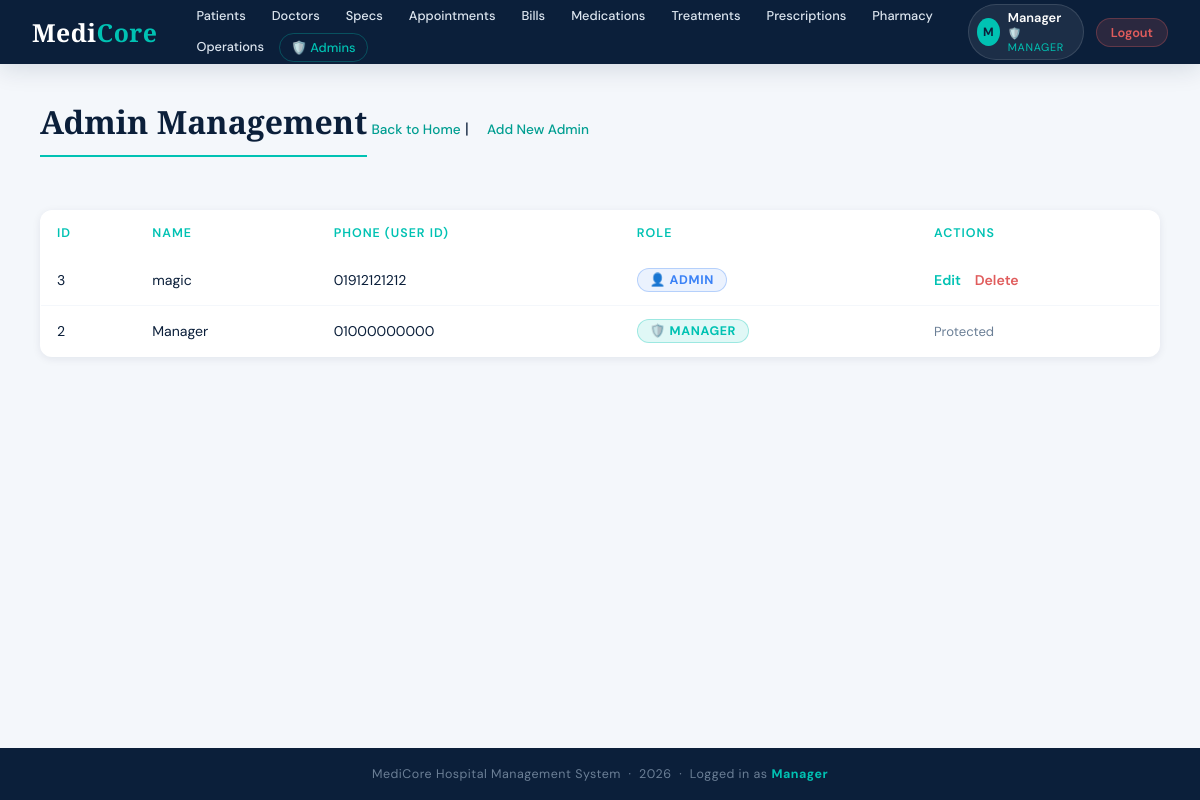
Before: /hospital-system/admins/list.php (signed in) with the older database file.
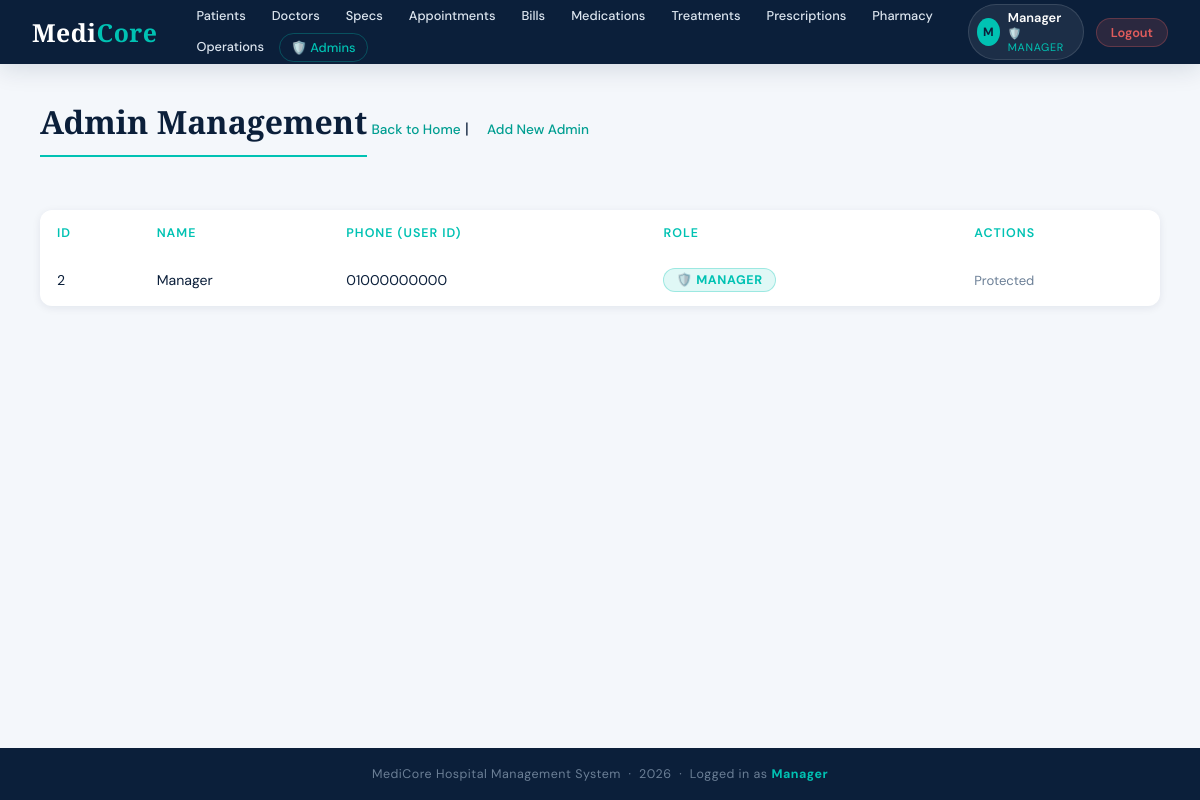
After: the same page with the newer database file.
### tables this page shows
CREATE TABLE `users` (
  `id` int(11) NOT NULL,
  `name` varchar(100) DEFAULT NULL,
  `phone` varchar(20) NOT NULL,
  `password` varchar(255) NOT NULL,
  `role` enum('manager','admin') NOT NULL DEFAULT 'admin'
);

### hospital-system/admins/list.php (the view, shortened to what this page needs)
<?php
include('../config/db.php');
include('../includes/header.php');
?>
<h2>Admin Management</h2>
<a href="../index.php">Back to Home</a> | <a href="add.php">Add New Admin</a>
<br><br>
<table border="1" cellpadding="10">
    <tr>
        <th>ID</th>
        <th>Name</th>
        <th>Phone (User ID)</th>
        <th>Role</th>
        <th>Actions</th>
    </tr>
    <?php
    $result = $conn->query("SELECT * FROM users ORDER BY role DESC, name ASC");
    while ($row = $result->fetch_assoc()):
        $is_manager = $row['role'] === 'manager';
    ?>
    <tr>
        <td><?= $row['id'] ?></td>
        <td><?= $row['name'] ?></td>
        <td><?= $row['phone'] ?></td>
        <td>
            <span style="
                display:inline-block;
                background:<?= $is_manager ? 'rgba(0,194,179,.12)' : 'rgba(59,130,246,.10)' ?>;
                color:<?= $is_manager ? 'var(--teal)' : '#3b82f6' ?>;
                border:1px solid <?= $is_manager ? 'rgba(0,194,179,.3)' : 'rgba(59,130,246,.3)' ?>;
                border-radius:20px; padding:3px 12px;
                font-size:.78rem; font-weight:700;
                text-transform:uppercase; letter-spacing:.05em;">
                <?= $is_manager ? '🛡️ Manager' : '👤 Admin' ?>
            </span>
        </td>
        <td>
            <?php if (!$is_manager): ?>
                <a href="edit.php?id=<?= $row['id'] ?>"
                   style="color:#00c2b3;font-weight:600;text-decoration:none;margin-right:10px;">Edit</a>
                <a href="list.php?delete=<?= $row['id'] ?>"
                   style="color:#e05c5c;font-weight:600;text-decoration:none;"
                   onclick="return confirm('Delete admin <?= $row['name'] ?>?')">Delete</a>
            <?php else: ?>
                <span style="color:var(--grey-text);font-size:.82rem;">Protected</span>
            <?php endif; ?>
        </td>
    </tr>
    <?php endwhile; ?>
</table>
<?php include('../includes/footer.php'); ?>

### hospital-system/includes/header.php (shortened to what this page needs)
<?php
$is_manager = $_SESSION['user_role'] === 'manager';
?>
<!DOCTYPE html>
<html lang="en">
<head>
</head>
<body>
<header class="site-header">
    <div class="header-left">
        <a class="site-logo" href="/hospital-system/index.php">Medi<span>Core</span></a>
        <nav class="nav-links">
            <a href="/hospital-system/patients/list.php">Patients</a>
            <a href="/hospital-system/doctors/list.php">Doctors</a>
            <a href="/hospital-system/specializations/list.php">Specs</a>
            <a href="/hospital-system/appointments/list.php">Appointments</a>
            <a href="/hospital-system/bills/list.php">Bills</a>
            <a href="/hospital-system/medications/list.php">Medications</a>
            <a href="/hospital-system/treatments/list.php">Treatments</a>
            <a href="/hospital-system/prescriptions/list.php">Prescriptions</a>
            <a href="/hospital-system/pharmacy/list.php">Pharmacy</a>
            <a href="/hospital-system/operation_bills/list.php">Operations</a>
            <?php if ($is_manager): ?>
            <a href="/hospital-system/admins/list.php" class="manager-link">🛡️ Admins</a>
            <?php endif; ?>
        </nav>
    </div>
    <div class="header-right">
        <div class="user-badge">
            <div class="user-avatar"><?= strtoupper(substr($_SESSION['user_name'], 0, 1)) ?></div>
            <div class="user-info">
                <div class="user-name"><?= htmlspecialchars($_SESSION['user_name']) ?></div>
                <div class="user-role"><?= $is_manager ? '🛡️ Manager' : '👤 Admin' ?></div>
            </div>
        </div>
        <a href="/hospital-system/logout.php" class="btn-logout">Logout</a>
    </div>
</header>
<div class="page-body">

### hospital-system/includes/footer.php
</div>
<footer style="
    background: var(--navy);
    color: var(--grey-text);
    text-align: center;
    padding: 18px 40px;
    font-size: .78rem;
    letter-spacing: .04em;
    margin-top: auto;
">
    MediCore Hospital Management System &nbsp;·&nbsp; <?php echo date('Y'); ?>
    &nbsp;·&nbsp; Logged in as <strong style="color:var(--teal);"><?= htmlspecialchars($_SESSION['user_name']) ?></strong>
</footer>
</body>
</html>

### hospital-system/includes/header.php (style rules this page uses)
:root { --navy: #0b1f3a; --navy-mid: #122947; --teal: #00c2b3; --teal-dim: #009e91; --sky: #e8f7f6; --white: #ffffff; --grey-light:#f4f7fb; --grey-mid: #dce5ef; --grey-text: #6b7f96; --danger: #e05c5c; --success: #27ae7a; --shadow-sm: 0 2px 8px rgba(11,31,58,.08); --shadow-md: 0 6px 24px rgba(11,31,58,.12); --shadow-lg: 0 16px 48px rgba(11,31,58,.16); --radius: 12px; --radius-sm: 7px; }
*, *::before, *::after { box-sizing:border-box; margin:0; padding:0; }
body { font-family: 'DM Sans', sans-serif; background: var(--grey-light); color: var(--navy); min-height: 100vh; display: flex; flex-direction: column; }
.site-header { background: var(--navy); padding: 0 32px; display: flex; align-items: center; justify-content: space-between; height: 64px; box-shadow: var(--shadow-md); position: sticky; top: 0; z-index: 100; }
.header-left { display:flex; align-items:center; gap:28px; }
.site-logo { font-family: 'Cormorant Garamond', serif; font-size: 1.55rem; font-weight: 700; color: var(--white); letter-spacing: .02em; text-decoration: none; white-space: nowrap; }
.site-logo span { color: var(--teal); }
.nav-links { display:flex; gap:4px; flex-wrap:wrap; }
.nav-links a { color: var(--grey-mid); text-decoration: none; font-size: .8rem; font-weight: 500; padding: 5px 11px; border-radius: 20px; transition: all .2s; white-space: nowrap; }
.nav-links a.manager-link { color: var(--teal); border: 1px solid rgba(0,194,179,.3); }
.header-right { display:flex; align-items:center; gap:12px; }
.user-badge { display: flex; align-items: center; gap: 8px; background: rgba(255,255,255,.07); border: 1px solid rgba(255,255,255,.12); border-radius: 50px; padding: 5px 14px 5px 8px; }
.user-avatar { width: 28px; height: 28px; background: var(--teal); border-radius: 50%; display: flex; align-items: center; justify-content: center; font-size: .75rem; font-weight: 700; color: var(--navy); }
.user-info .user-name { color: var(--white); font-size: .8rem; font-weight: 600; line-height: 1.2; }
.user-info .user-role { color: var(--teal); font-size: .68rem; text-transform: uppercase; letter-spacing: .06em; }
.btn-logout { background: rgba(224,92,92,.15); border: 1px solid rgba(224,92,92,.3); color: #e05c5c; padding: 5px 14px; border-radius: 20px; font-family: 'DM Sans', sans-serif; font-size: .8rem; font-weight: 600; cursor: pointer; text-decoration: none; transition: all .2s; }
.page-body { flex: 1; padding: 36px 40px 60px; max-width: 1300px; width: 100%; margin: 0 auto; animation: fadeUp .4s ease both; }
h2 { font-family: 'Cormorant Garamond', serif; font-size: 2rem; font-weight: 700; color: var(--navy); margin-bottom: 24px; padding-bottom: 12px; border-bottom: 2px solid var(--teal); display: inline-block; }
p > a, .page-body > a { display: inline-flex; align-items: center; gap: 5px; color: var(--teal-dim); text-decoration: none; font-size: .85rem; font-weight: 500; margin-bottom: 20px; transition: color .2s; }
p > a + a, .page-body > a + a { margin-left: 14px; }
table { width: 100%; border-collapse: collapse; background: var(--white); border-radius: var(--radius); overflow: hidden; box-shadow: var(--shadow-sm); margin-top: 8px; }
th { color: var(--teal); font-size: .78rem; font-weight: 600; text-transform: uppercase; letter-spacing: .08em; padding: 14px 16px; text-align: left; border: none !important; }
td { padding: 13px 16px; font-size: .88rem; color: var(--navy); border: none !important; border-bottom: 1px solid var(--grey-light) !important; vertical-align: middle; }
tbody tr:last-child td { border-bottom: none !important; }

Changed rows visible on the page:
removed users: id "3", name "magic", phone "01912121212", role "👤 ADMIN"
